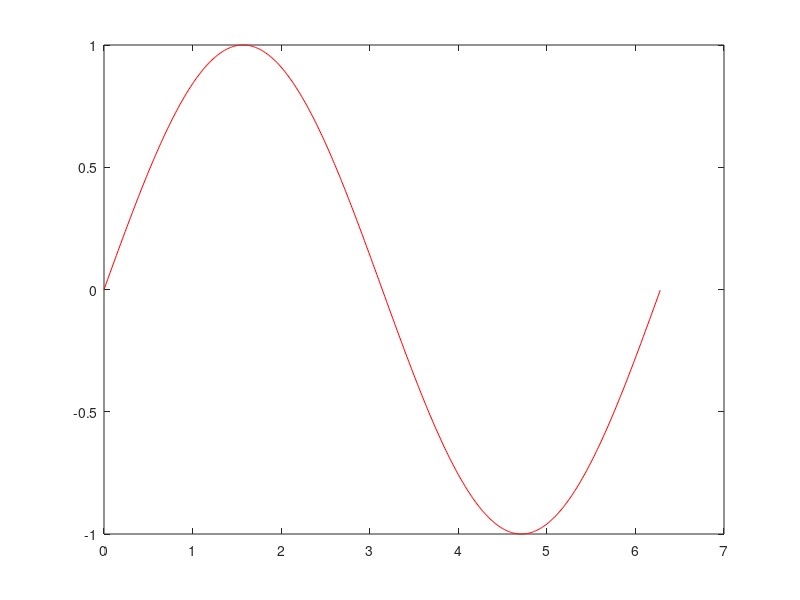

The MATLAB script that drew this image: (Note: this script raises an error after producing the figure.)
clear all
close all
clc

x = 0:0.01:2*pi;
y = sin(x);
plot(x,y,'r');
hold on;
dydx = diff(y)./diff(x);
plot(x,dydx(1:length(x)),'k');

function y = myfun(x)
    y = cos(exp(x)) + x.^2-1;
end
